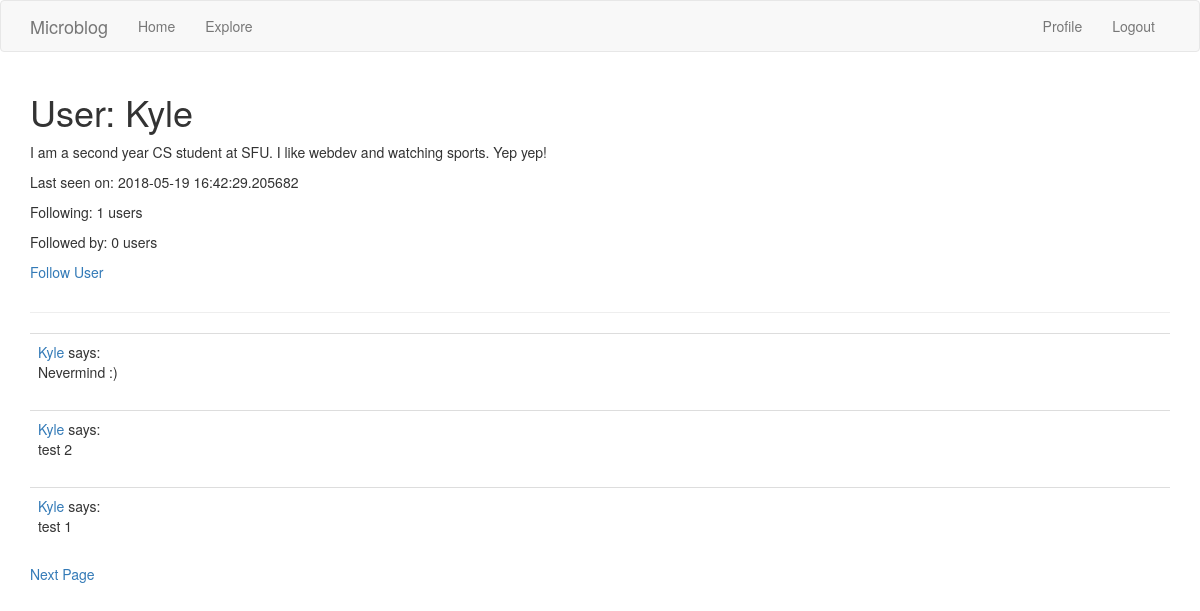
Screenshot of /user/Kyle (signed in) with the database file from the repository.
### app/models.py (models this page shows, shortened)
class User(UserMixin, db.Model):
    id = db.Column(db.Integer, primary_key=True)
    username = db.Column(db.String(64), index=True, unique=True)
    email = db.Column(db.String(120), index=True, unique=True)
    password_hash = db.Column(db.String(128))
    posts = db.relationship('Post', backref='author', lazy='dynamic')
    about_me = db.Column(db.String(140))
    last_seen = db.Column(db.DateTime, default=datetime.now)
    followed = db.relationship(
        'User', secondary=followers,
        primaryjoin=(followers.c.follower_id == id),
        secondaryjoin=(followers.c.followed_id == id),
        backref=db.backref('followers', lazy='dynamic'), lazy='dynamic')
    def is_following(self, user):
        return self.followed.filter(followers.c.followed_id == user.id).count() > 0

class Post(db.Model):
    id = db.Column(db.Integer, primary_key=True)
    body = db.Column(db.String(140))
    timestamp = db.Column(db.DateTime, index=True, default=datetime.utcnow)
    user_id = db.Column(db.Integer, db.ForeignKey('user.id'))

### app/routes.py (the view)
@app.route('/user/<username>')
@login_required
def user(username):
    page = request.args.get('page', 1, type=int)
    user = User.query.filter_by(username=username).first_or_404()
    posts = user.posts.order_by(Post.timestamp.desc()).paginate(page, app.config['POSTS_PER_PAGE'], False)
    next_url = url_for('user', username=user.username, page=posts.next_num) if posts.has_next else None
    prev_url = url_for('user', username=user.username, page=posts.prev_num) if posts.has_prev else None
    return render_template('user.html', posts=posts.items, user=user, next_url=next_url, prev_url=prev_url)

### app/models.py (called while the page is built)
@login.user_loader
def load_user(id):
    return User.query.get(int(id))

### app/routes.py (called while the page is built)
@app.before_request
def before_request():
    if current_user.is_authenticated:
        current_user.last_seen = datetime.now()
        db.session.commit()

### app/templates/user.html (shortened to what this page needs)
{% extends 'base.html' %}
{% block app_content %}
<table>
  <tr valign="top">
    <td>
      <h1>User: {{ user.username }}</h1>
      {% if user.about_me %}<p>{{ user.about_me }}</p>{% endif %}
      {% if user.last_seen %}<p>Last seen on: {{ user.last_seen }}</p>{% endif %}
      <p>Following: {{ user.followed.count() }} users</p>
      <p>Followed by: {{ user.followers.count() }} users</p>
      {% if user == current_user %}<p><a href="{{ url_for('edit_profile') }}">Edit Profile</a></p>
      {% elif not current_user.is_following(user) %}<p><a href="{{ url_for('follow', username=user.username) }}">Follow User</a></p>
      {% else %}<p><a href="{{ url_for('unfollow', username=user.username) }}">Unfollow User</a></p>
      {% endif %}
    </td>
  </tr>
</table>
<hr>
{% for post in posts %}
{% include '_post.html' %}
{% endfor %}
{% if next_url %}<a href="{{ next_url }}">Next Page</a>{% endif %}
{% endblock %}

### app/templates/_post.html
<table class="table table-hover">
  <tr>
    <td>
      <a href="{{ url_for('user', username=post.author.username) }}">{{ post.author.username }}</a>
      says: <br>{{ post.body }}
    </td>
  </tr>
</table>

### rows the page displays
User: username "Kyle", about_me "I am a second year CS student at SFU. I like webdev and watching sports. Yep yep!", last_seen "2018-05-19 16:42:29.205682"
Post: author.username "Kyle", body "Nevermind :)"
Post: author.username "Kyle", body "test 2"
Post: author.username "Kyle", body "test 1"

### other values shown
{{ user.followed.count() }} "1"
{{ user.followers.count() }} "0"
